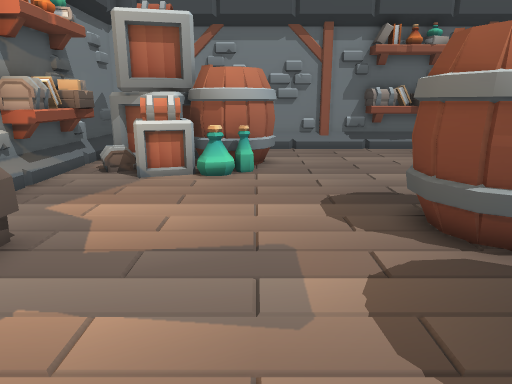
view 1 (above)

24 first-person views from a walk through a 3-D level made in the Godot game engine. The camera is 1.3 m above the floor, tilts 14° down and sees 70° across. The floor is counted in squares, 0.5 m on a side. Each view is taken from the middle of a square. On the plan, view 1 faces up. The plan holds only what a view shows up to about 20 squares ahead; the rest is blank.

view 2
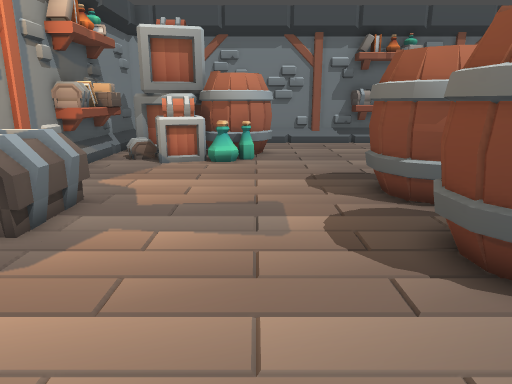

view 3
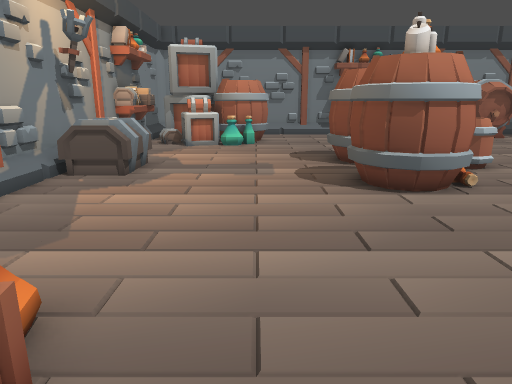

view 4
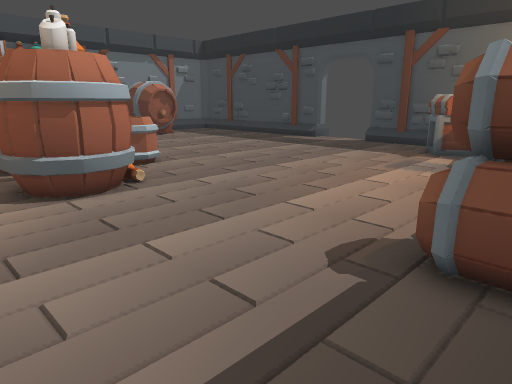

view 5
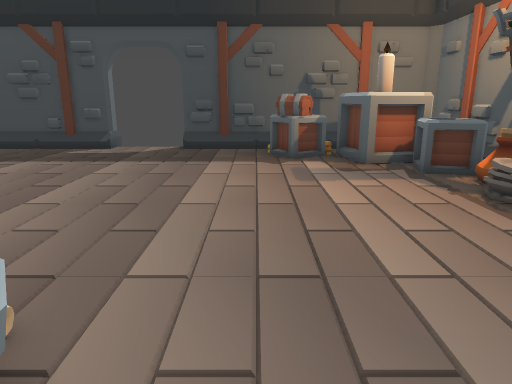

view 6
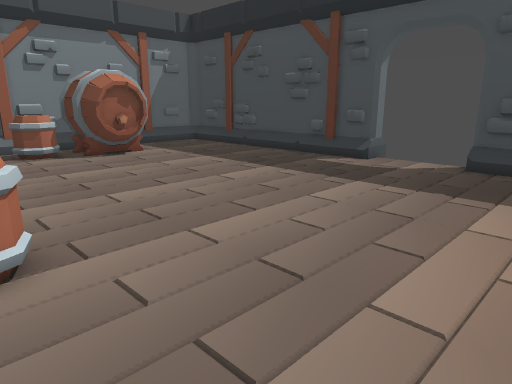

view 7
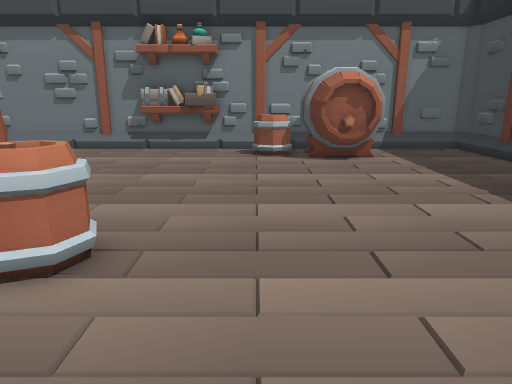

view 8
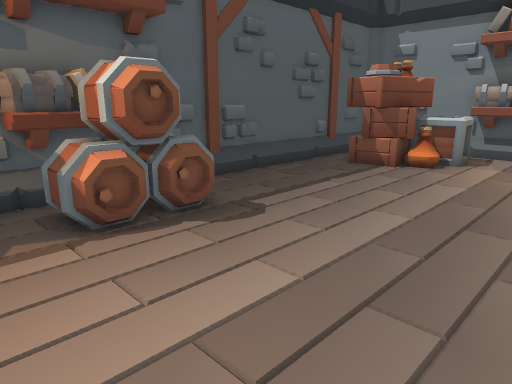

view 9
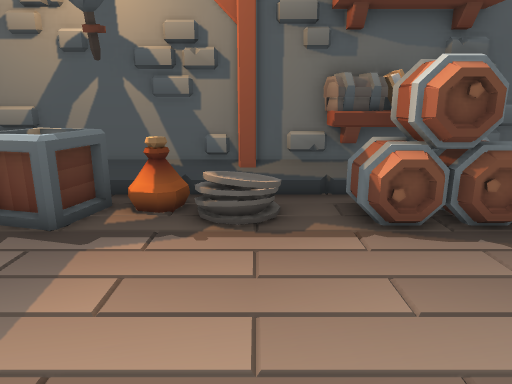

view 10
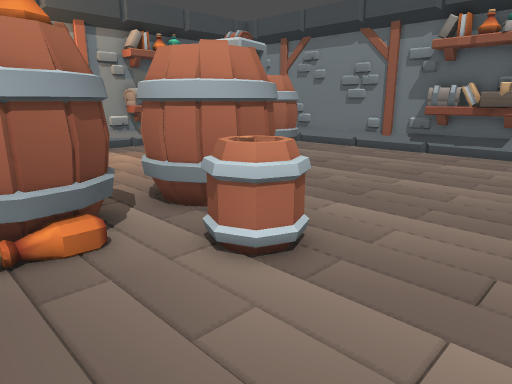

view 11
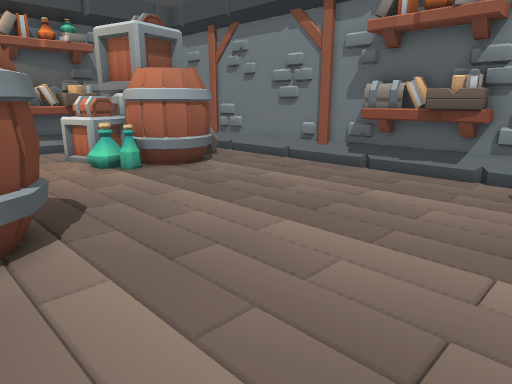

view 12
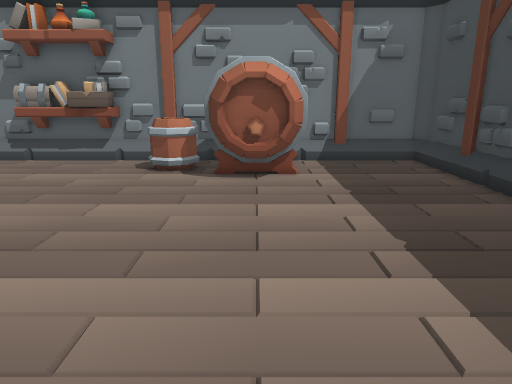

view 13
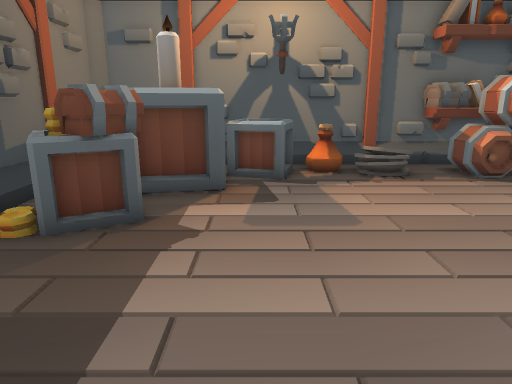

view 14
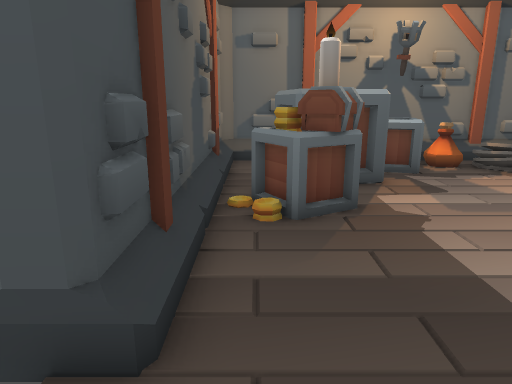

view 15
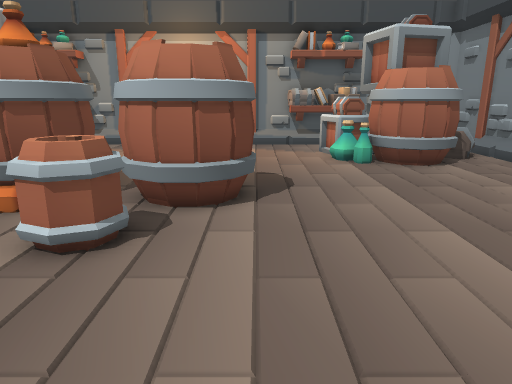

view 16
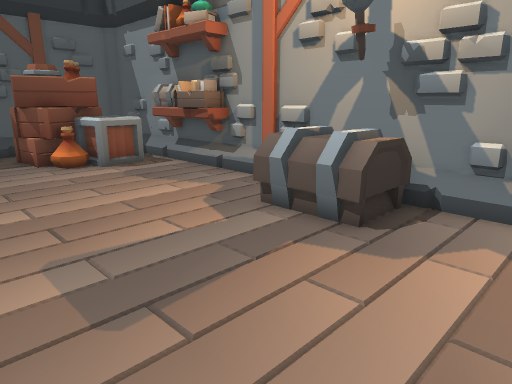

view 17
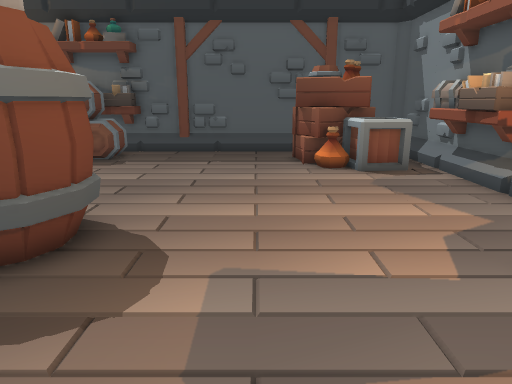

view 18
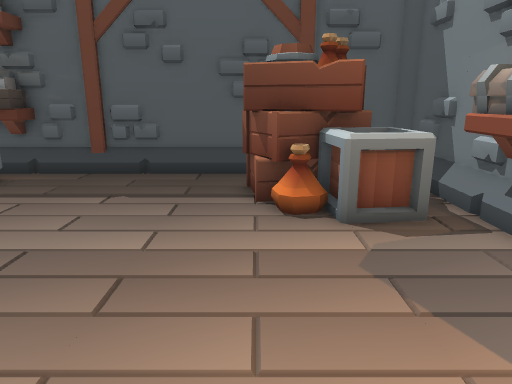

view 19
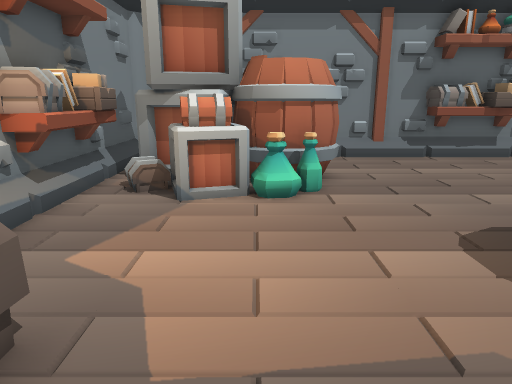

view 20
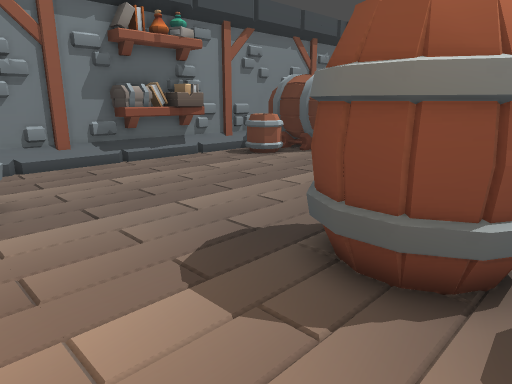

view 21
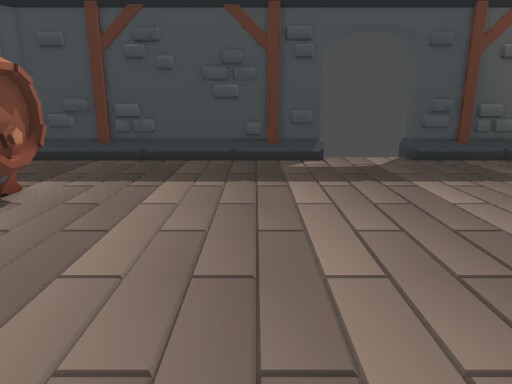

view 22
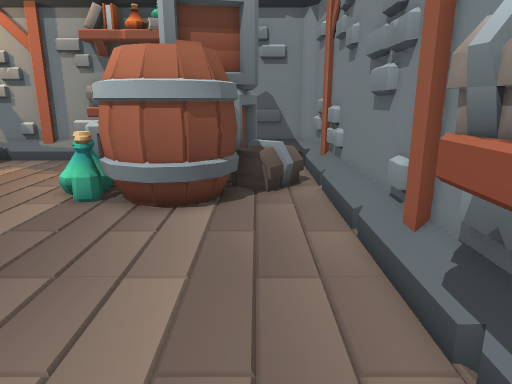

view 23
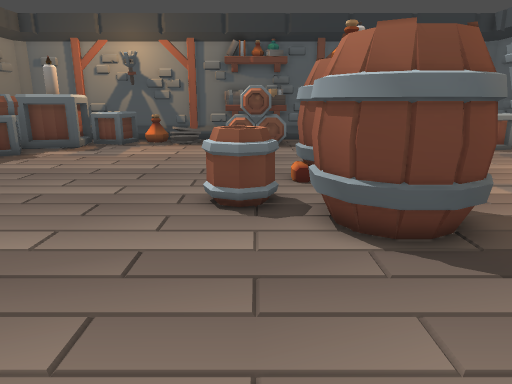

view 24
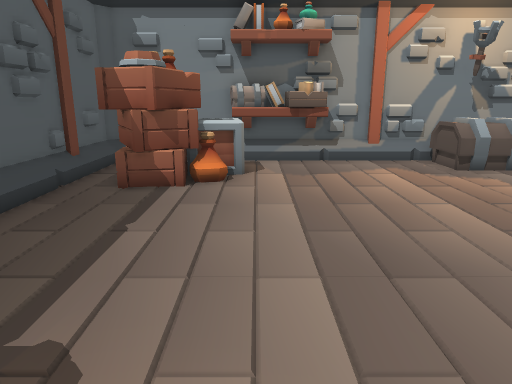

### Floor plan
Key: @ floor where view 1 was taken; # wall or solid block; x gap in a wall; . main floor; : floor 0.25 m higher than the main floor; / step, stairs or slope; = window, fence, low wall or low ledge; ^ raised ledge; B box; A barrel; C crate; N candle; T bottle; O other object.
Columns run from 8 left of view 1 to 24 right of it. Each row starts with its distance up from view 1.
 21                       ##  #
 20  ############### ######   ######
 19 ##   BB.......  ###.AA#^  x....#
 18 ## BBBBB............AA#^   ....#
 17 #.  BBBBB...........AA#^#^#....#
 16 ## BBBB BB.............###.....#
 15 ##BBBBBBBB.....................#
 14  ##BBBBBB......................#
 13  ##.BBBB.......................#
 12 ##..B..........................#
 11 ##.............................#
 10 #..............................#
  9 ##..........AAA................##
  8 #=.........AAAAA...............##
  7 ##.........AA AAA...............x
  6 #OOOO.......AAAAAA..............
  5 # OOO........A..AA..............
  4 #OOOO......AAAA.................
  3 ##OO.......AAAAA................x
  2 ##.........AAAAA...............##
  1  #..........AAA................##
  0  #......@......................#
 -1  ##............................#
 -2  ##.........................BB/#
 -3  #.........................BBBB#
 -4  #..C.......................BB #
 -5  #CCCC....................BBBB.#
 -6  # CCCC...................BBNB.#
 -7 ## CCCC.......AAAAA.....BBBNNB.#
 -8 ## CCCC.......AAAAA.OO..BBBB B.#
 -9 #=  CC........AA AA. OTTBB    .#
-10 ########.##########.####::####=#
-11       #####      ###############

Positions as (right, up) in squares from view 1, and headings:
1: (0, 0), facing up
2: (0, -3), facing up
3: (0, -9), facing up
4: (1, -9), facing up-right
5: (3, -1), facing right
6: (8, -1), facing up-right
7: (12, 0), facing up
8: (12, 0), facing down-left
9: (12, 0), facing down
10: (13, 1), facing up-left
11: (13, 7), facing up-left
12: (16, 4), facing up
13: (17, 5), facing down
14: (22, 6), facing down
15: (15, 9), facing left
16: (2, 10), facing down-left
17: (0, 9), facing down
18: (-2, 3), facing down
19: (-2, 3), facing up
20: (-1, 5), facing up-right
21: (7, 10), facing right
22: (9, 18), facing left
23: (8, 15), facing down
24: (9, -4), facing left
